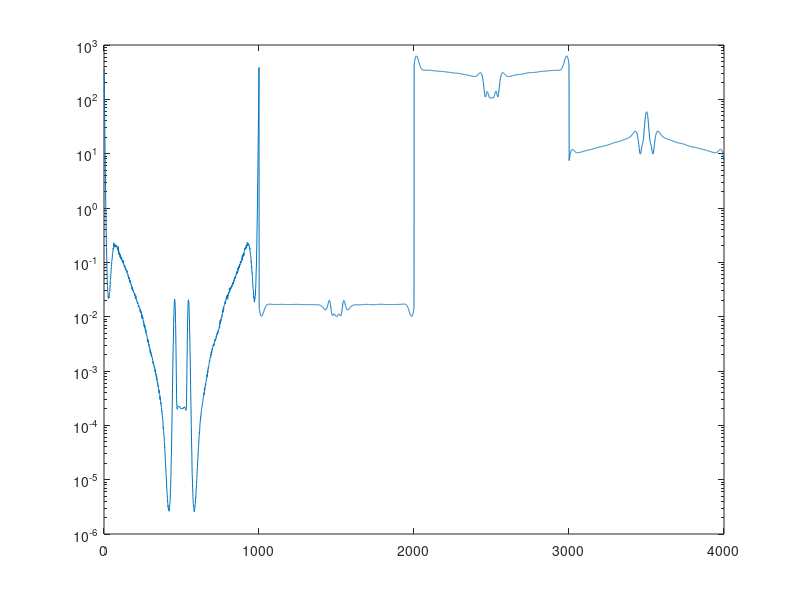

This figure's MATLAB source: (Note: this script raises an error after producing the figure.)
% mutation1dall_cont

clear

global r_ sigma_ de_ f_ k_ c gammas1D h_ ;

r_ = 3.3;
h_ = 10^-3;
sigma_ = 3;
de_ = 0.35;
k_ = 10^5;
f_ = 0.1;
c = 0.05;
days = 5;
stepsize = 0.1;
olddays = 10;
oldss = 0.1;
%mrate = 0.7; % per cell per day
b = 15;
N0density = 3;
x0 = 500;

oldt_vec = (0:oldss:olddays);
old_ts = size(oldt_vec,2);

% dimensions of 1D shape space
Pdim1 = 1000;
Ldim1 = 1000;

% gammas
gammas1D = zeros(Pdim1,Ldim1);
for i=1:Pdim1;
    for j=1:Ldim1;
        gammas1D(i,j) = exp(-1*((i-j)^2)/(2*b^2));
    end
end


% initial inoculation in shape space
P0in = csvread('Pdif10a.txt');
N0in = csvread('Ndif10a.txt');
E0in = csvread('Edif10a.txt');
M0in = csvread('Mdif10a.txt');
P0 = shiftdim(P0in(old_ts,:),1);
N0 = shiftdim(N0in(old_ts,:),1);
E0 = shiftdim(E0in(old_ts,:),1);
M0 = shiftdim(M0in(old_ts,:),1);


% creating initial conditions vector

y0 = [P0;N0;E0;M0];

figure
 semilogy((1:Pdim1+3*Ldim1),(shiftdim(y0)))
% semilogy((1:Ldim1),(shiftdim(N0)))
% semilogy((1:Ldim1),(shiftdim(E0)))
% semilogy((1:Ldim1),(shiftdim(M0)))


% integrating all diffeq in time
options = odeset('AbsTol',1e-3);
[ts_vec,y_out] = ode45(@(t,y)ss_dy(t,y,Pdim1,Ldim1),(0:stepsize:days),y0,options);
n_ts = size(ts_vec,1);


% create plotting functions

P_out = y_out(:,1:Pdim1);
N_out = y_out(:,Pdim1+1:Pdim1+Ldim1);
E_out = y_out(:,Pdim1+Ldim1+1:Pdim1+2*Ldim1);
M_out = y_out(:,Pdim1+2*Ldim1+1:end);


% save results!!!
dlmwrite('Pnewbie.txt',P_out);
concat('Pdif10a.txt','Pnewbie.txt');
dlmwrite('Nnewbie.txt',N_out);
concat('Ndif10a.txt','Nnewbie.txt');
dlmwrite('Enewbie.txt',E_out);
concat('Edif10a.txt','Enewbie.txt');
dlmwrite('Mnewbie.txt',M_out);
concat('Mdif10a.txt','Mnewbie.txt');


% plot initial & final distributions
    figure
    plot((1:1:Pdim1),P0)
    
    figure
    Pfin = squeeze(P_out(n_ts,:));
    plot((1:1:Pdim1),Pfin)
    


    Ptot = sum(P_out,2);
    Ntot = sum(N_out,2);
    Etot = sum(E_out,2);
    Mtot = sum(M_out,2);
    figure
    semilogy(ts_vec,Ptot,ts_vec,Ntot+Mtot+Etot)
    axis([0 days 1 10^8])
    
    
        figure
    hold on
    surf(P_out,'MeshStyle','row')
    hold off
    axis([0 Pdim1 0 n_ts 0 max(P0(:,x0))])
%    set(gca,'ZScale','log')

    figure
    hold on
    surf(N_out,'MeshStyle','row')
    hold off
    axis([0 Ldim1 0 n_ts 0 max(N_out(:,x0))])

    figure
    hold on
    surf(E_out,'MeshStyle','row')
    hold off
    axis([0 Ldim1 0 n_ts 0 max(E_out(:,x0))])
    
    figure
    hold on
    surf(M_out,'MeshStyle','row')
    hold off
    axis([0 Ldim1 0 n_ts 0 max(M_out(:,x0))])
